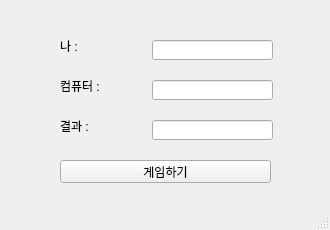
<?xml version="1.0" encoding="UTF-8"?>
<ui version="4.0">
 <class>MainWindow</class>
 <widget class="QMainWindow" name="MainWindow">
  <property name="geometry">
   <rect>
    <x>0</x>
    <y>0</y>
    <width>330</width>
    <height>230</height>
   </rect>
  </property>
  <property name="windowTitle">
   <string>MainWindow</string>
  </property>
  <widget class="QWidget" name="centralwidget">
   <widget class="QLabel" name="lbl_mine">
    <property name="geometry">
     <rect>
      <x>60</x>
      <y>40</y>
      <width>56</width>
      <height>12</height>
     </rect>
    </property>
    <property name="frameShape">
     <enum>QFrame::NoFrame</enum>
    </property>
    <property name="text">
     <string>나 :</string>
    </property>
   </widget>
   <widget class="QPushButton" name="pb">
    <property name="geometry">
     <rect>
      <x>60</x>
      <y>160</y>
      <width>211</width>
      <height>23</height>
     </rect>
    </property>
    <property name="text">
     <string>게임하기</string>
    </property>
   </widget>
   <widget class="QLabel" name="lbl_com">
    <property name="geometry">
     <rect>
      <x>60</x>
      <y>80</y>
      <width>56</width>
      <height>12</height>
     </rect>
    </property>
    <property name="text">
     <string>컴퓨터 :</string>
    </property>
   </widget>
   <widget class="QLabel" name="lbl_result">
    <property name="geometry">
     <rect>
      <x>60</x>
      <y>120</y>
      <width>56</width>
      <height>12</height>
     </rect>
    </property>
    <property name="text">
     <string>결과 :</string>
    </property>
   </widget>
   <widget class="QLineEdit" name="le_mine">
    <property name="geometry">
     <rect>
      <x>152</x>
      <y>40</y>
      <width>121</width>
      <height>20</height>
     </rect>
    </property>
   </widget>
   <widget class="QLineEdit" name="le_com">
    <property name="geometry">
     <rect>
      <x>152</x>
      <y>80</y>
      <width>121</width>
      <height>20</height>
     </rect>
    </property>
   </widget>
   <widget class="QLineEdit" name="le_result">
    <property name="geometry">
     <rect>
      <x>152</x>
      <y>120</y>
      <width>121</width>
      <height>20</height>
     </rect>
    </property>
   </widget>
  </widget>
  <widget class="QMenuBar" name="menubar">
   <property name="geometry">
    <rect>
     <x>0</x>
     <y>0</y>
     <width>330</width>
     <height>21</height>
    </rect>
   </property>
  </widget>
  <widget class="QStatusBar" name="statusbar"/>
 </widget>
 <resources/>
 <connections/>
</ui>
